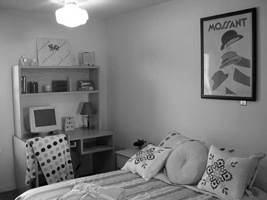
%> input picture BagofWords/data/test/Bedroom/image_0011.jpg, 267 x 200 px, given in place of ., which was not available
$ octave --eval "result = get_tiny_images('../data/test/Bedroom/image_0011.jpg');"   (GNU Octave 9; MATLAB toolbox functions it lacks are replaced by stand-ins)
%> lines starting %> are read from the running program, lines starting %| are printed output that depends on the picture; pictures that were not available may be replaced by others from this repository, and a replacement may not be noted
% Starter code prepared by James Hays for CSCI 1430 Computer Vision

%This feature is inspired by the simple tiny images used as features in
%  80 million tiny images: a large dataset for non-parametric object and
%  scene recognition. A. Torralba, R. Fergus, W. T. Freeman. IEEE
%  Transactions on Pattern Analysis and Machine Intelligence, vol.30(11),
%  pp. 1958-1970, 2008. http://groups.csail.mit.edu/vision/TinyImages/

function image_feats = get_tiny_images(image_paths)
%> called with image_paths = '../data/test/Bedroom/image_0011.jpg'
% image_paths is an N x 1 cell array of strings where each string is an
%  image path on the file system.
% image_feats is an N x d matrix of resized and then vectorized tiny
%  images. E.g. if the images are resized to 16x16, d would equal 256.

    N = length(image_paths);
    image_feats = zeros(N,256);
    for i=1:N
        inputImage = im2single(imread(char(image_paths(i))));
%> inputImage: size 200x267 single; min 0, max 1, mean 0.488
        resized_image = imresize(inputImage,[16 16]);
        B = reshape(resized_image,[1,256]);
%> B = 256 values, max 1.01 at index 66, min 0.102 at index 109, mean 0.487
        B = B - mean(B);
%> B = 256 values, max 0.518 at index 66, min -0.385 at index 109, mean -1.12e-08
        %v = var(B);
        %B = (B - m)/v; % why would we need normalization?
        image_feats(i,:) = B;
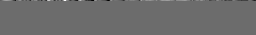
%> image_feats: size 35x256 double; min -0.385, max 0.518, mean -2.91e-10; drawn with min black and max white
%> pass 3 of the loop in get_tiny_images, `for i=1:N`:
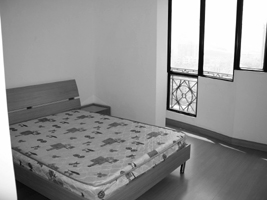
%> input picture BagofWords/data/test/Bedroom/image_0042.jpg, 267 x 200 px, given in place of , which was not available
%> in get_tiny_images, `B = reshape(resized_image,[1,256]);`: B = 256 values, max 1.01 at index 242, min 0.113 at index 48, mean 0.568
%> in get_tiny_images, `B = B - mean(B);`: B = 256 values, max 0.444 at index 242, min -0.455 at index 48, mean -1.12e-08
%> in get_tiny_images, `image_feats(i,:) = B;`:
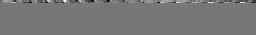
%> image_feats: size 35x256 double; min -0.455, max 0.518, mean -9.51e-10; drawn with min black and max white
%> the loop made 4 passes; the first 3 are shown
    end
end


% To build a tiny image feature, simply resize the original image to a very
% small square resolution, e.g. 16x16. You can either resize the images to
% square while ignoring their aspect ratio or you can crop the center
% square portion out of each image.

% Making the tiny images zero mean and approximately unit length
% will increase performance modestly. This is called feature scaling.
% Often, we implement 'standardization' (see page), though each approach
% has a slightly different effect.
% https://en.wikipedia.org/wiki/Feature_scaling
%
% We can do this in two ways, too, and both do different things:
% - Subtract the mean of each tiny image and scale to ~unit length.
%   This removes brightness variation in the image, which might be
%   a useful trick, but it might also be a useful feature.
% - Standardize _each feature_ across the whole dataset. Compute the
%   mean/variance feature, then subtract/divide. This is
%   computing the _mean tiny image_ and subtracting it (+ divide by
%   variance of feature). This retains that signal, and just shifts
%   the feature space into an easier number space on which to learn.


% Suggested functions: imread, imresize
%> (the run ends here)
